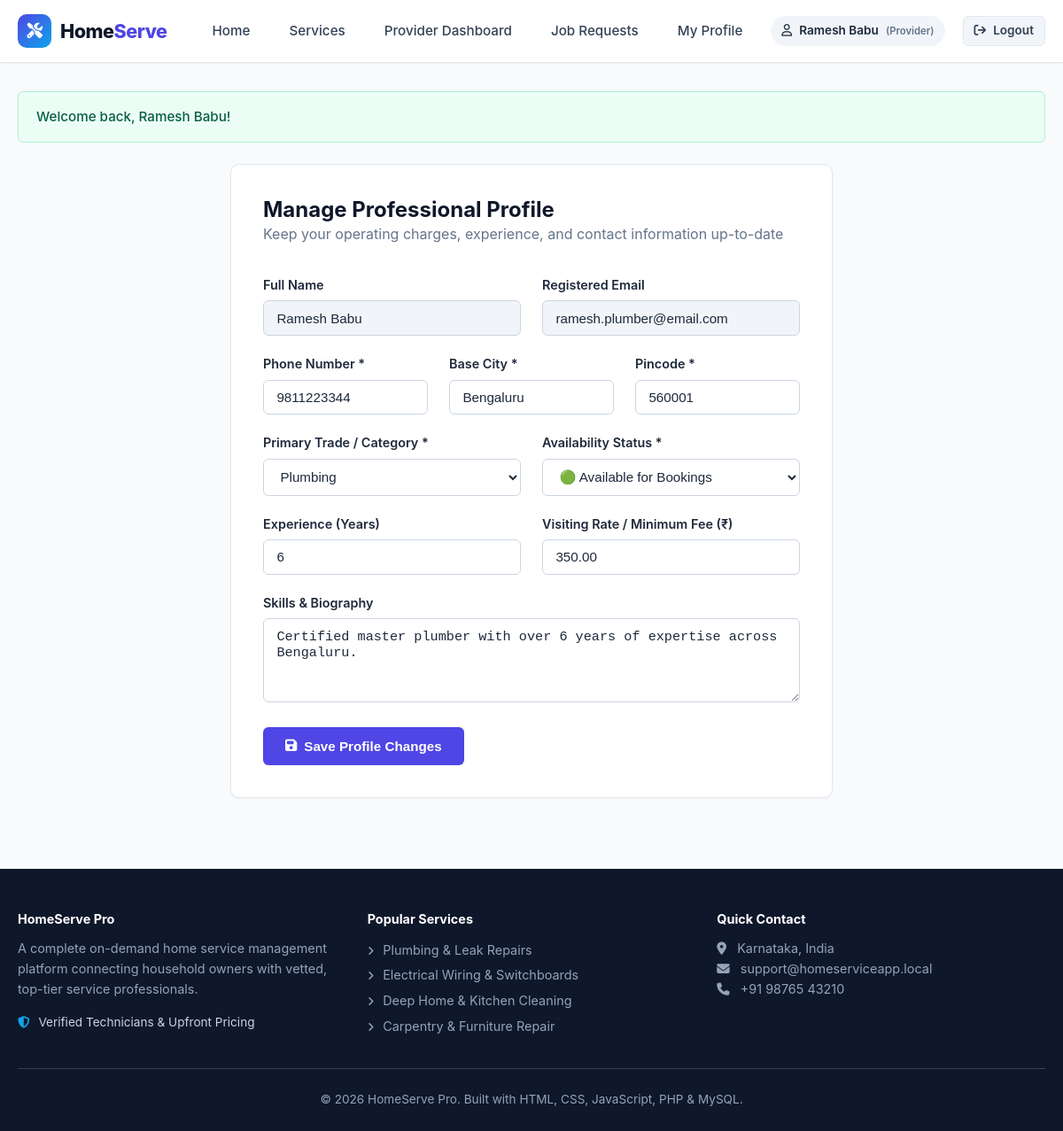
/provider/profile.php (signed in), run on the app's committed database.
### tables this page shows
CREATE TABLE `providers` (
    `id` INT AUTO_INCREMENT PRIMARY KEY,
    `user_id` INT NOT NULL UNIQUE,
    `category_id` INT NOT NULL,
    `experience_years` INT NOT NULL DEFAULT 1,
    `hourly_rate` DECIMAL(10,2) NOT NULL DEFAULT 250.00,
    `bio` TEXT,
    `availability` ENUM('available', 'busy', 'offline') DEFAULT 'available',
    `status` ENUM('approved', 'pending', 'rejected') DEFAULT 'approved',
    `created_at` TIMESTAMP DEFAULT CURRENT_TIMESTAMP,
    CONSTRAINT `fk_provider_user` FOREIGN KEY (`user_id`) 
        REFERENCES `users`(`id`) ON DELETE CASCADE,
    CONSTRAINT `fk_provider_category` FOREIGN KEY (`category_id`) 
        REFERENCES `service_categories`(`id`) ON DELETE CASCADE
);

CREATE TABLE `users` (
    `id` INT AUTO_INCREMENT PRIMARY KEY,
    `name` VARCHAR(100) NOT NULL,
    `email` VARCHAR(150) NOT NULL UNIQUE,
    `password` VARCHAR(255) NOT NULL,
    `phone` VARCHAR(20) NOT NULL,
    `city` VARCHAR(100) NOT NULL,
    `pincode` VARCHAR(20) NOT NULL,
    `role` ENUM('customer', 'provider', 'admin') NOT NULL DEFAULT 'customer',
    `created_at` TIMESTAMP DEFAULT CURRENT_TIMESTAMP
);

CREATE TABLE `service_categories` (
    `id` INT AUTO_INCREMENT PRIMARY KEY,
    `name` VARCHAR(100) NOT NULL UNIQUE,
    `description` TEXT,
    `icon` VARCHAR(50) DEFAULT 'wrench',
    `created_at` TIMESTAMP DEFAULT CURRENT_TIMESTAMP
);

### provider/profile.php (the view, shortened to what this page needs)
<?php
require_once __DIR__ . '/../config/db.php';
$pdo = getDB();
$userId = $_SESSION['user_id'];
$stmt = $pdo->prepare("SELECT p.*, u.name, u.email, u.phone, u.city, u.pincode, c.name as category_name
                       FROM providers p
                       JOIN users u ON p.user_id = u.id
                       JOIN service_categories c ON p.category_id = c.id
                       WHERE p.user_id = ? LIMIT 1");
$stmt->execute([$userId]);
$profile = $stmt->fetch();
$categories = $pdo->query("SELECT * FROM service_categories ORDER BY name ASC")->fetchAll();
require_once __DIR__ . '/../includes/header.php';
?>
<div style="max-width: 680px; margin: 1.5rem auto;">
    <div class="card" style="padding: 2.25rem;">
        <div style="margin-bottom: 2rem;">
            <h2>Manage Professional Profile</h2>
            <p style="color: var(--gray-500);">Keep your operating charges, experience, and contact information up-to-date</p>
        </div>
        <form method="POST" action="profile.php" data-validate="true">
            <div class="grid grid-2">
                <div class="form-group">
                    <label class="form-label">Full Name</label>
                    <input type="text" class="form-control" value="<?php echo htmlspecialchars($profile['name']); ?>" disabled style="background:#f1f5f9; cursor:not-allowed;">
                </div>
                <div class="form-group">
                    <label class="form-label">Registered Email</label>
                    <input type="email" class="form-control" value="<?php echo htmlspecialchars($profile['email']); ?>" disabled style="background:#f1f5f9; cursor:not-allowed;">
                </div>
            </div>
            <div class="grid grid-3">
                <div class="form-group">
                    <label class="form-label" for="phone">Phone Number *</label>
                    <input type="tel" id="phone" name="phone" class="form-control" maxlength="10" required value="<?php echo htmlspecialchars($profile['phone']); ?>">
                </div>
                <div class="form-group">
                    <label class="form-label" for="city">Base City *</label>
                    <input type="text" id="city" name="city" class="form-control" required value="<?php echo htmlspecialchars($profile['city']); ?>">
                </div>
                <div class="form-group">
                    <label class="form-label" for="pincode">Pincode *</label>
                    <input type="text" id="pincode" name="pincode" class="form-control" maxlength="6" required value="<?php echo htmlspecialchars($profile['pincode']); ?>">
                </div>
            </div>
            <div class="grid grid-2">
                <div class="form-group">
                    <label class="form-label" for="category_id">Primary Trade / Category *</label>
                    <select id="category_id" name="category_id" class="form-control" required>
                        <?php foreach ($categories as $cat): ?>
                            <option value="<?php echo $cat['id']; ?>" <?php echo ($profile['category_id'] == $cat['id']) ? 'selected' : ''; ?>>
                                <?php echo htmlspecialchars($cat['name']); ?>
                            </option>
                        <?php endforeach; ?>
                    </select>
                </div>
                <div class="form-group">
                    <label class="form-label" for="availability">Availability Status *</label>
                    <select id="availability" name="availability" class="form-control" required>
                        <option value="available" <?php echo ($profile['availability'] === 'available') ? 'selected' : ''; ?>>🟢 Available for Bookings</option>
                    </select>
                </div>
            </div>
            <div class="grid grid-2">
                <div class="form-group">
                    <label class="form-label" for="experience_years">Experience (Years)</label>
                    <input type="number" id="experience_years" name="experience_years" min="0" max="45" class="form-control" required value="<?php echo htmlspecialchars($profile['experience_years']); ?>">
                </div>
                <div class="form-group">
                    <label class="form-label" for="hourly_rate">Visiting Rate / Minimum Fee (₹)</label>
                    <input type="number" step="10" id="hourly_rate" name="hourly_rate" min="50" class="form-control" required value="<?php echo htmlspecialchars($profile['hourly_rate']); ?>">
                </div>
            </div>
            <div class="form-group">
                <label class="form-label" for="bio">Skills & Biography</label>
                <textarea id="bio" name="bio" class="form-control" rows="4"><?php echo htmlspecialchars($profile['bio']); ?></textarea>
            </div>
            <button type="submit" class="btn btn-primary" style="padding: 0.75rem 1.5rem;">
                <i class="fa-solid fa-floppy-disk"></i> Save Profile Changes
            </button>
        </form>
    </div>
</div>
<?php require_once __DIR__ . '/../includes/footer.php'; ?>

### includes/header.php (shortened to what this page needs)
<?php
require_once __DIR__ . '/../config/db.php';
$currentUser = getCurrentUser();
$role = $currentUser['role'] ?? null;
$pathPrefix = '';
if (strpos($_SERVER['PHP_SELF'], '/customer/') !== false ||
    strpos($_SERVER['PHP_SELF'], '/provider/') !== false ||
    strpos($_SERVER['PHP_SELF'], '/admin/') !== false ||
    strpos($_SERVER['PHP_SELF'], '/auth/') !== false) {
    $pathPrefix = '../';
}
?>
<!DOCTYPE html>
<html lang="en">
<head>
    <link rel="stylesheet" href="<?php echo $pathPrefix; ?>assets/css/style.css">
    <link rel="stylesheet" href="https://cdnjs.cloudflare.com/ajax/libs/font-awesome/6.4.0/css/all.min.css">
</head>
<body>
<header class="navbar">
    <div class="container nav-container">
        <a href="<?php echo $pathPrefix; ?>index.php" class="brand-logo">
            <span class="brand-icon"><i class="fa-solid fa-screwdriver-wrench"></i></span>
            <span>Home<span style="color:var(--primary);">Serve</span></span>
        </a>
        <ul class="nav-links">
            <li><a href="<?php echo $pathPrefix; ?>index.php" class="nav-link">Home</a></li>
            <li><a href="<?php echo $pathPrefix; ?>customer/services.php" class="nav-link">Services</a></li>
            <?php if ($role === 'customer'): ?>
                <li><a href="<?php echo $pathPrefix; ?>customer/dashboard.php" class="nav-link">Dashboard</a></li>
                <li><a href="<?php echo $pathPrefix; ?>customer/my-bookings.php" class="nav-link">My Bookings</a></li>
                <li><a href="<?php echo $pathPrefix; ?>customer/profile.php" class="nav-link">My Profile</a></li>
            <?php elseif ($role === 'provider'): ?>
                <li><a href="<?php echo $pathPrefix; ?>provider/dashboard.php" class="nav-link">Provider Dashboard</a></li>
                <li><a href="<?php echo $pathPrefix; ?>provider/requests.php" class="nav-link">Job Requests</a></li>
                <li><a href="<?php echo $pathPrefix; ?>provider/profile.php" class="nav-link">My Profile</a></li>
            <?php endif; ?>
            <?php if ($currentUser): ?>
                <li class="nav-user-tag">
                    <i class="fa-regular fa-user"></i>
                    <span><?php echo htmlspecialchars($currentUser['name']); ?></span>
                    <small style="color:var(--gray-500);text-transform:capitalize;">(<?php echo $role; ?>)</small>
                </li>
                <li>
                    <a href="<?php echo $pathPrefix; ?>auth/logout.php" class="btn btn-secondary btn-sm">
                        <i class="fa-solid fa-arrow-right-from-bracket"></i> Logout
                    </a>
                </li>
            <?php endif; ?>
        </ul>
    </div>
</header>
<main class="main-content">
    <div class="container">

### assets/css/style.css (style rules this page uses)
:root { --primary: #4f46e5; --primary-hover: #4338ca; --primary-light: #eef2ff; --secondary: #0ea5e9; --dark: #0f172a; --gray-900: #1e293b; --gray-700: #334155; --gray-500: #64748b; --gray-300: #cbd5e1; --gray-200: #e2e8f0; --gray-100: #f1f5f9; --light: #f8fafc; --white: #ffffff; --success: #10b981; --success-bg: #ecfdf5; --warning: #f59e0b; --warning-bg: #fffbeb; --danger: #ef4444; --danger-bg: #fef2f2; --info: #3b82f6; --info-bg: #eff6ff; --radius-sm: 6px; --radius-md: 10px; --radius-lg: 16px; --shadow-sm: 0 1px 2px 0 rgba(0, 0, 0, 0.05); --shadow-md: 0 4px 6px -1px rgba(0, 0, 0, 0.1), 0 2px 4px -2px rgba(0, 0, 0, 0.1); --shadow-lg: 0 10px 15px -3px rgba(0, 0, 0, 0.1), 0 4px 6px -4px rgba(0, 0, 0, 0.1); --shadow-hover: 0 14px 20px -3px rgba(79, 70, 229, 0.15); --transition: all 0.25s cubic-bezier(0.4, 0, 0.2, 1); }
* { box-sizing: border-box; margin: 0; padding: 0; }
body { font-family: -apple-system, BlinkMacSystemFont, "Segoe UI", Roboto, Oxygen, Ubuntu, Cantarell, "Helvetica Neue", sans-serif; background-color: var(--light); color: var(--gray-700); line-height: 1.6; display: flex; flex-direction: column; min-height: 100vh; }
h1, h2, h3, h4, h5, h6 { color: var(--dark); font-weight: 700; line-height: 1.25; }
a { color: var(--primary); text-decoration: none; transition: var(--transition); }
.container { width: 100%; max-width: 1200px; margin: 0 auto; padding: 0 1.25rem; }
.main-content { flex: 1; padding: 2rem 0 3.5rem; }
.navbar { background: var(--white); border-bottom: 1px solid var(--gray-200); position: sticky; top: 0; z-index: 100; box-shadow: var(--shadow-sm); }
.nav-container { display: flex; justify-content: space-between; align-items: center; height: 70px; }
.brand-logo { display: flex; align-items: center; gap: 10px; font-size: 1.35rem; font-weight: 800; color: var(--dark); letter-spacing: -0.5px; }
.brand-icon { background: linear-gradient(135deg, var(--primary), var(--secondary)); color: var(--white); width: 38px; height: 38px; border-radius: var(--radius-md); display: flex; align-items: center; justify-content: center; font-size: 1.1rem; }
.nav-links { display: flex; align-items: center; gap: 1.25rem; list-style: none; }
.nav-link { color: var(--gray-700); font-weight: 500; font-size: 0.95rem; padding: 6px 12px; border-radius: var(--radius-sm); transition: var(--transition); }
.nav-user-tag { display: inline-flex; align-items: center; gap: 8px; padding: 6px 12px; background-color: var(--gray-100); border-radius: 999px; font-size: 0.85rem; font-weight: 600; color: var(--gray-900); }
.btn { display: inline-flex; align-items: center; justify-content: center; gap: 8px; padding: 0.6rem 1.25rem; font-size: 0.95rem; font-weight: 600; border-radius: var(--radius-sm); border: 1px solid transparent; cursor: pointer; transition: var(--transition); text-align: center; white-space: nowrap; }
.btn-primary { background-color: var(--primary); color: var(--white) !important; }
.btn-secondary { background-color: var(--gray-100); color: var(--gray-700); border-color: var(--gray-200); }
.btn-sm { padding: 0.35rem 0.75rem; font-size: 0.85rem; }
.grid { display: grid; gap: 1.5rem; }
.grid-2 { grid-template-columns: repeat(2, minmax(0, 1fr)); }
.grid-3 { grid-template-columns: repeat(3, minmax(0, 1fr)); }
.card { background: var(--white); border-radius: var(--radius-md); border: 1px solid var(--gray-200); box-shadow: var(--shadow-sm); padding: 1.5rem; transition: var(--transition); }
.form-group { margin-bottom: 1.25rem; }
.form-label { display: block; font-weight: 600; font-size: 0.9rem; margin-bottom: 0.4rem; color: var(--gray-900); }
.form-control { width: 100%; padding: 0.65rem 0.9rem; font-size: 0.95rem; border: 1px solid var(--gray-300); border-radius: var(--radius-sm); background-color: var(--white); color: var(--gray-900); transition: var(--transition); }
textarea.form-control { resize: vertical; min-height: 80px; }

### data on the page
providers: user.name "Ramesh Babu", user.email "ramesh.plumber@email.com", phone "9811223344", city "Bengaluru", pincode "560001", category_id "Plumbing", availability "🟢 Available for Bookings", experience_years "6", hourly_rate "350.00", bio "Certified master plumber with over 6 years of expertise across Bengaluru."

### other printed values
$role "Provider"
$flash['message'] "Welcome back, Ramesh Babu!"
